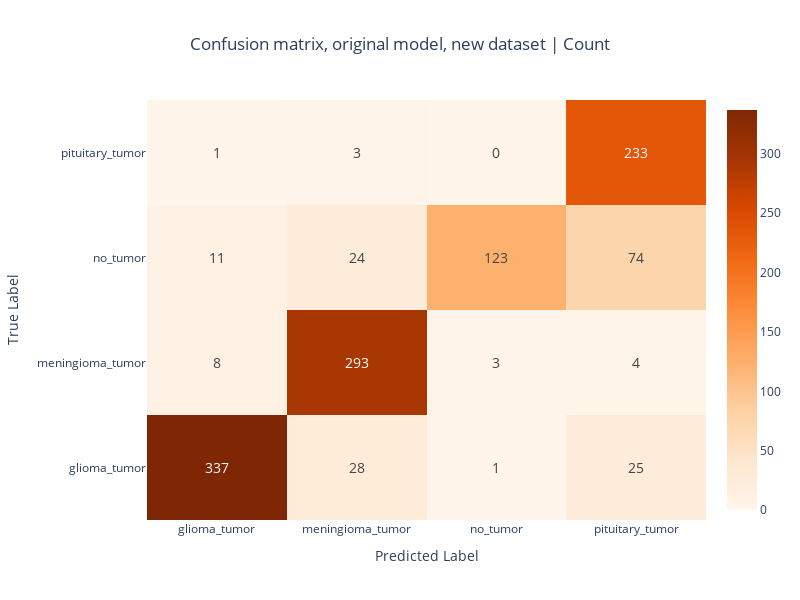

Here is the notebook cell this chart was saved with:
### Code cell
confusion_matrix_count_plot(
    df=df_confusion_matrix, dataset_name="new dataset", color="Oranges"
)

### Figure 1 — Plotly figure (JSON) as saved in the notebook; plotly's stock layout.template omitted (floating-point values rounded to 4 significant figures)
{"data": [{"colorscale": [[0, "rgb(255,245,235)"], [0.125, "rgb(254,230,206)"], [0.25, "rgb(253,208,162)"], [0.375, "rgb(253,174,107)"], [0.5, "rgb(253,141,60)"], [0.625, "rgb(241,105,19)"], [0.75, "rgb(217,72,1)"], [0.875, "rgb(166,54,3)"], [1, "rgb(127,39,4)"]], "textfont": {"size": 14}, "texttemplate": "%{z}", "type": "heatmap", "x": ["glioma_tumor", "meningioma_tumor", "no_tumor", "pituitary_tumor"], "y": ["glioma_tumor", "meningioma_tumor", "no_tumor", "pituitary_tumor"], "z": [[337, 28, 1, 25], [8, 293, 3, 4], [11, 24, 123, 74], [1, 3, 0, 233]]}], "layout": {"height": 600, "title": {"text": "Confusion matrix, original model, new dataset | Count", "x": 0.5, "xanchor": "center"}, "width": 800, "xaxis": {"title": {"text": "Predicted Label"}}, "yaxis": {"title": {"text": "True Label"}}}}
